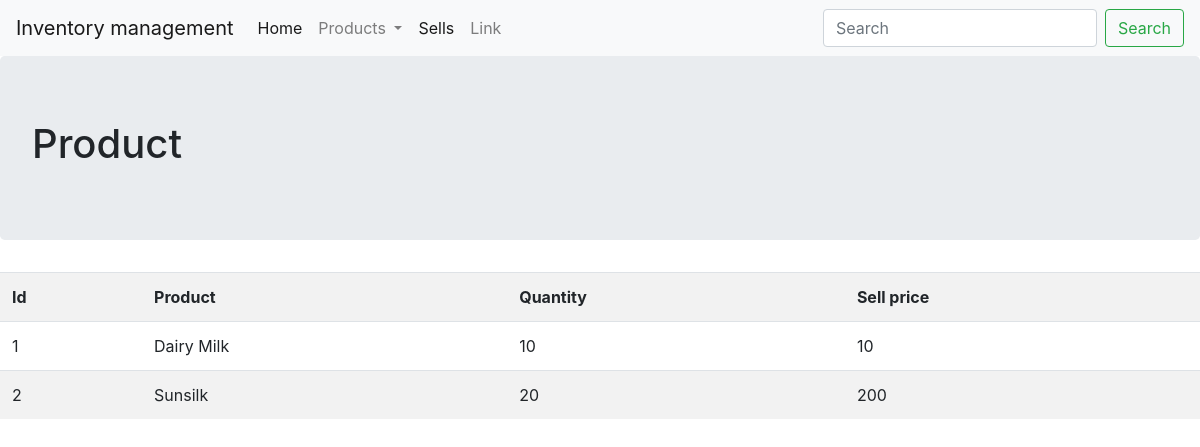
Page /sells on the committed database.
### dashboard/models.py (models this page shows, shortened)
class Sells(models.Model):
    product = models.ForeignKey(Product, on_delete=models.CASCADE)
    quantity = models.IntegerField()
    sell_price = models.IntegerField()

class Product(models.Model):
    name = models.TextField()
    company = models.TextField()
    cost_price = models.IntegerField(default='00000')
    def __str__(self):
        return self.name

### dashboard/views.py (the view)
# urls.py: path('sells',sells,name="sells"),
def sells(request):
    context = Sells.objects.all()
    return render(request,"sell.html",context={'dataset':context})

### dashboard/templates/sell.html (shortened to what this page needs)
{% extends 'base.html' %}
{% block body %}
<div  class="jumbotron">
    <h1>Product</h1>
</div>
<div>
    <table class="table table-striped">
        <tr>
            <th>
                Id
            </th>
            <th>
                Product
            </th>
            <th>
                Quantity
            </th>
            <th>
                Sell price
            </th>
        </tr>
        {% for d in dataset %}
        <tr>
            <td>
                {{d.id}}
            </td>
            <td>
            {{d.product}}
            </td>
            <td>
            {{d.quantity}}
            </td>
            <td>
            {{d.sell_price}}
            </td>
        </tr>
        {% endfor %}
    </table>
</div>
{% endblock body %}

### rows in the picture
Sells: id "1", product "Dairy Milk", quantity "10", sell_price "10"
Sells: id "2", product "Sunsilk", quantity "20", sell_price "200"
